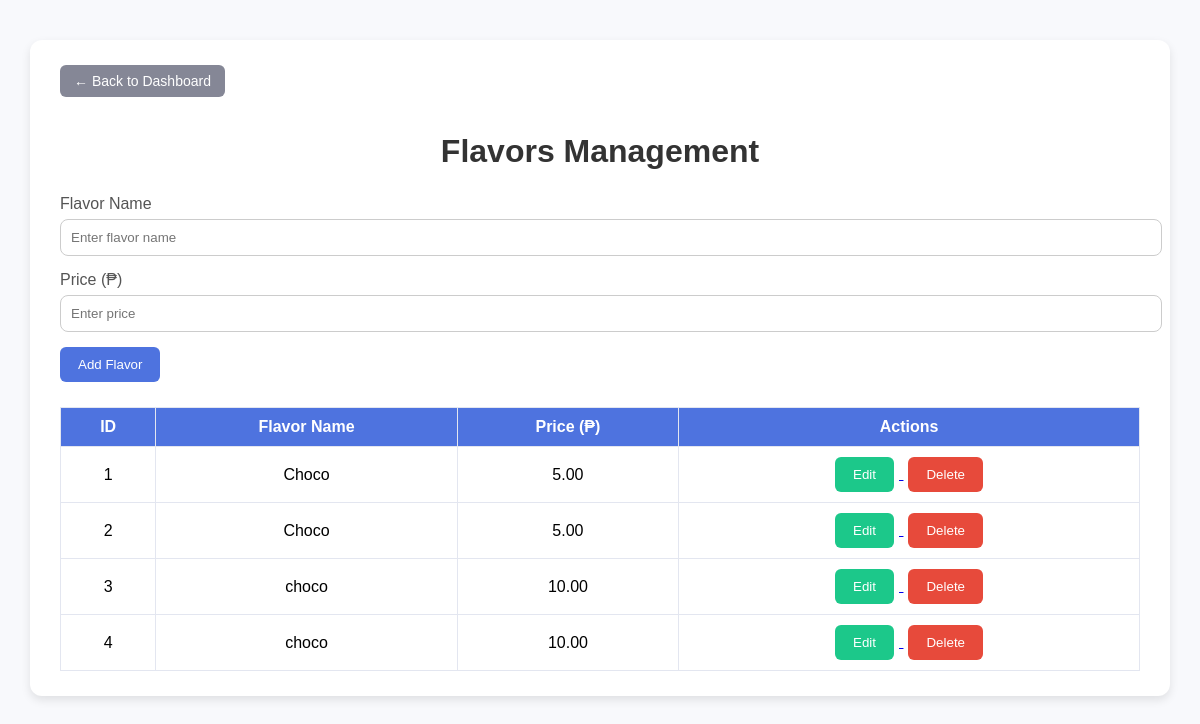
Page /flavors/ on the earlier database version.
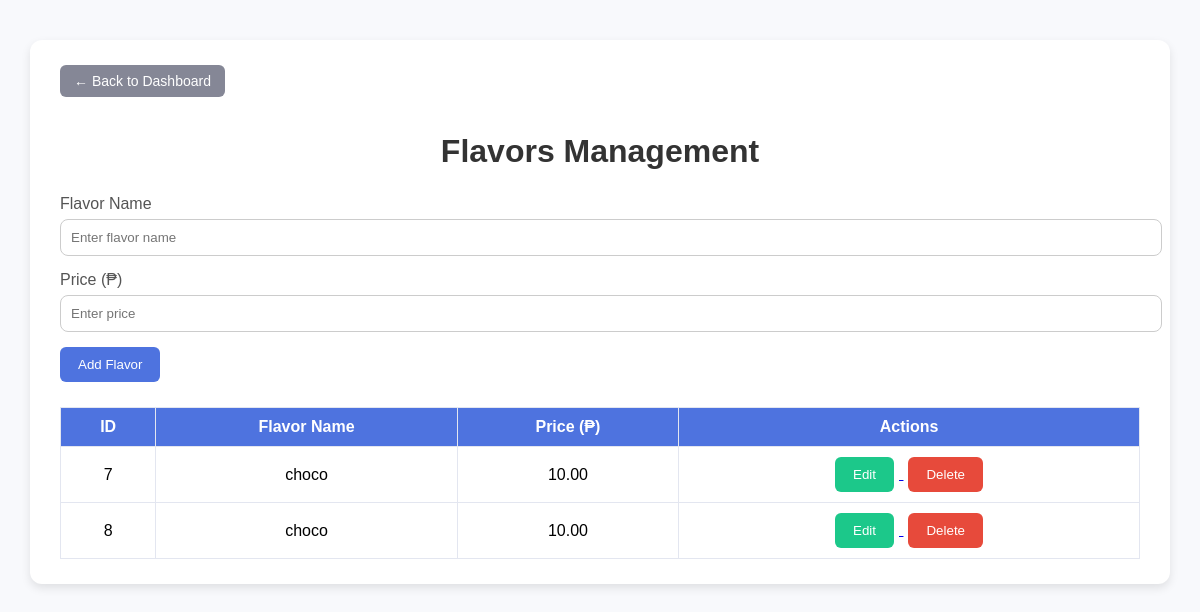
Same page on the later database version.
### dashboard/models.py (models this page shows, shortened)
class Flavor(models.Model):
    name = models.CharField(max_length=100)
    price = models.DecimalField(max_digits=6, decimal_places=2)
    is_available = models.BooleanField(default=True)
    created_at = models.DateTimeField(auto_now_add=True)

### dashboard/views.py (the view)
# urls.py: path('flavors/', views.flavors, name='flavors'),
def flavors(request):
    if request.method == 'POST':
        name = request.POST.get('name')
        price = request.POST.get('price')
        if name and price:  # prevent empty form submission
            Flavor.objects.create(name=name, price=price)
        return redirect('flavors')
    flavors = Flavor.objects.all()
    return render(request, 'dashboard/flavors.html', {'flavors': flavors})

### dashboard/templates/dashboard/flavors.html (shortened to what this page needs)
{% load static %}
<!DOCTYPE html>
<html lang="en">
<head>
    <link rel="stylesheet" href="{% static 'css/crud.css' %}">
</head>
<body>
<div class="container">
    <a href="{% url 'home' %}" class="back-btn">← Back to Dashboard</a>
    <h1>Flavors Management</h1>
    <form method="post" class="create-form">
        <div class="form-group">
            <label for="name">Flavor Name</label>
            <input type="text" id="name" name="name" placeholder="Enter flavor name" required>
        </div>
        <div class="form-group">
            <label for="price">Price (₱)</label>
            <input type="number" id="price" name="price" placeholder="Enter price" required>
        </div>
        <button type="submit">Add Flavor</button>
    </form>
    <table>
        <thead>
            <tr>
                <th>ID</th>
                <th>Flavor Name</th>
                <th>Price (₱)</th>
                <th>Actions</th>
            </tr>
        </thead>
        <tbody>
            {% for f in flavors %}
            <tr>
                <td>{{ f.id }}</td>
                <td>{{ f.name }}</td>
                <td>{{ f.price }}</td>
                <td class="action-buttons">
                    <a href="{% url 'update_flavor' f.id %}">
                        <button type="button" class="edit-btn">Edit</button>
                    </a>
                    <a href="{% url 'delete_flavor' f.id %}">
                        <button type="button" class="delete-btn">Delete</button>
                    </a>
                </td>
            </tr>
            {% empty %}
            <tr><td colspan="4">No flavors added yet.</td></tr>
            {% endfor %}
        </tbody>
    </table>
</div>
</body>
</html>

### dashboard/static/css/crud.css (style rules this page uses)
body { font-family: "Poppins", sans-serif; background-color: #f8f9fc; margin: 0; padding: 0; }
.container { width: 90%; max-width: 1100px; margin: 40px auto; background: white; border-radius: 12px; padding: 25px 30px; box-shadow: 0 4px 10px rgba(0,0,0,0.1); }
h1 { color: #333; text-align: center; margin-bottom: 25px; }
.form-group { margin-bottom: 15px; }
label { display: block; margin-bottom: 6px; color: #555; }
input[type="text"], input[type="number"] { width: 100%; padding: 10px; border-radius: 8px; border: 1px solid #ccc; }
button { background-color: #4e73df; color: white; border: none; padding: 10px 18px; border-radius: 6px; cursor: pointer; font-weight: 500; transition: background-color 0.3s; }
table { width: 100%; border-collapse: collapse; margin-top: 25px; }
table th, table td { border: 1px solid #e3e6f0; padding: 10px; text-align: center; }
table th { background-color: #4e73df; color: white; }
.action-buttons button { margin: 0 5px; }
.edit-btn { background-color: #1cc88a; }
.delete-btn { background-color: #e74a3b; }
.back-btn { display: inline-block; margin-bottom: 15px; background-color: #858796; color: white; text-decoration: none; padding: 8px 14px; border-radius: 6px; font-size: 14px; transition: background-color 0.3s; }

Differences in the rows shown:
removed Flavor: id "1", name "Choco", price "5.00"
removed Flavor: id "2", name "Choco", price "5.00"
removed Flavor: id "3", name "choco", price "10.00"
removed Flavor: id "4", name "choco", price "10.00"
added Flavor: id "7", name "choco", price "10.00"
added Flavor: id "8", name "choco", price "10.00"
